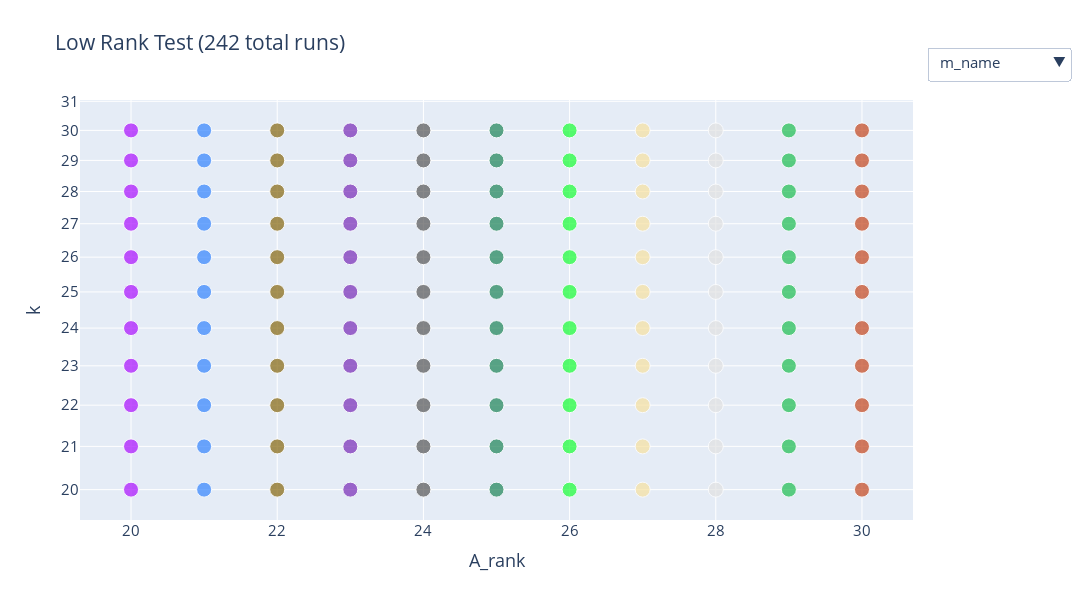

Source (notebook cell):
### Code cell
fig = plot_agg_global_df(x=x, y=y, remove_outliers=remove_outliers, dataframe_path=df_path,
                         filter=filter, new_col=new_col, remove_col=remove_col,
                         logscale=logscale, title=title, font_size = font_size
                   )
fig.write_html('./data/plots/' + title.replace(' ', '_').lower() + '_' + str(next(counter)) + '.html')
fig.show()
